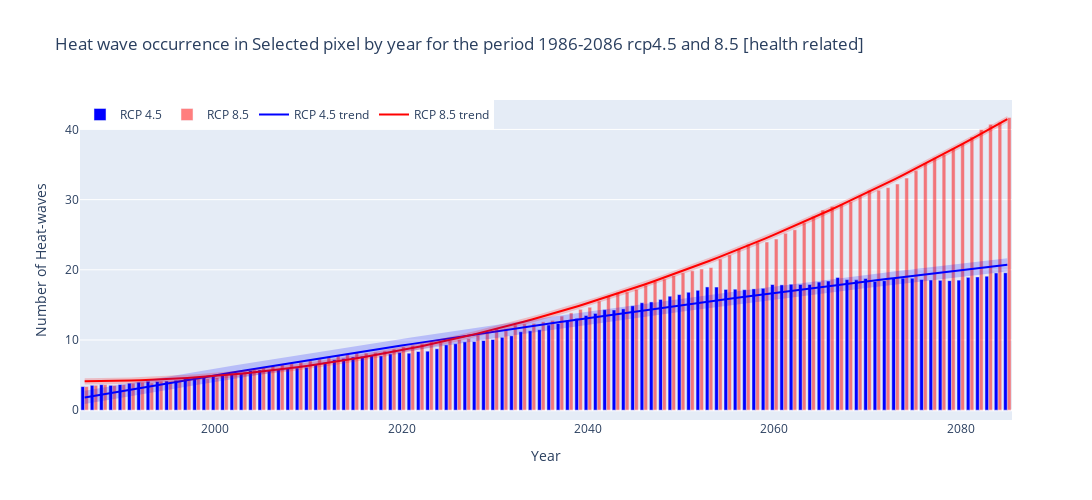

Notebook code for this chart:
### Markdown cell above
#### 3.4.1 Plots results for health-related data

### Code cell
b = hwd45h
t = hwd85h
# Define years
year = list(range(1986, 2086))
# Fit polynomial regression curves (degree 2 for simplicity)
b_poly = np.polyfit(np.arange(len(b)), b, 2)
t_poly = np.polyfit(np.arange(len(t)), t, 2)
# Calculate polynomial values
b_poly_values = np.polyval(b_poly, np.arange(len(b)))
t_poly_values = np.polyval(t_poly, np.arange(len(t)))
# Calculate the residuals and standard error for b
b_residuals = b - b_poly_values
b_std_error = np.std(b_residuals)
# Calculate the residuals and standard error for t
t_residuals = t - t_poly_values
t_std_error = np.std(t_residuals)
# Create figure
fig = go.Figure()
# Add bar trace for 'b'
fig.add_trace(go.Bar(x=year, y=b, name='RCP 4.5', marker_color='blue'))
# Add bar trace for 't'
fig.add_trace(go.Bar(x=year, y=t, name='RCP 8.5', opacity=0.5, marker_color='red'))
# Add polynomial regression curve for 'b'
fig.add_trace(go.Scatter(x=year, y=b_poly_values, mode='lines', name='RCP 4.5 trend', line=dict(color='blue')))
# Add polynomial regression curve for 't'
fig.add_trace(go.Scatter(x=year, y=t_poly_values, mode='lines', name='RCP 8.5 trend', line=dict(color='red')))
# Add standard error band for 'b'
fig.add_trace(go.Scatter(
    x=year + year[::-1],
    y=list(b_poly_values + b_std_error) + list((b_poly_values - b_std_error)[::-1]),
    fill='toself',
    fillcolor='rgba(0,0,255,0.2)',
    line=dict(color='rgba(255,255,255,0)'),
    hoverinfo="skip",
    showlegend=False
))
# Add standard error band for 't'
fig.add_trace(go.Scatter(
    x=year + year[::-1],
    y=list(t_poly_values + t_std_error) + list((t_poly_values - t_std_error)[::-1]),
    fill='toself',
    fillcolor='rgba(255,0,0,0.2)',
    line=dict(color='rgba(255,255,255,0)'),
    hoverinfo="skip",
    showlegend=False
))
# Update layout
fig.update_layout(
    title='Heatwave occurrence in Selected pixel by year for the period 1986-2086 rcp4.5 and 8.5 [health-related]',
    xaxis_title='Year',
    yaxis_title='Number of heatwaves',
    legend=dict(x=0, y=1, traceorder='normal', orientation='h'),
    width=1100,
    height=500
)
fig.show()
